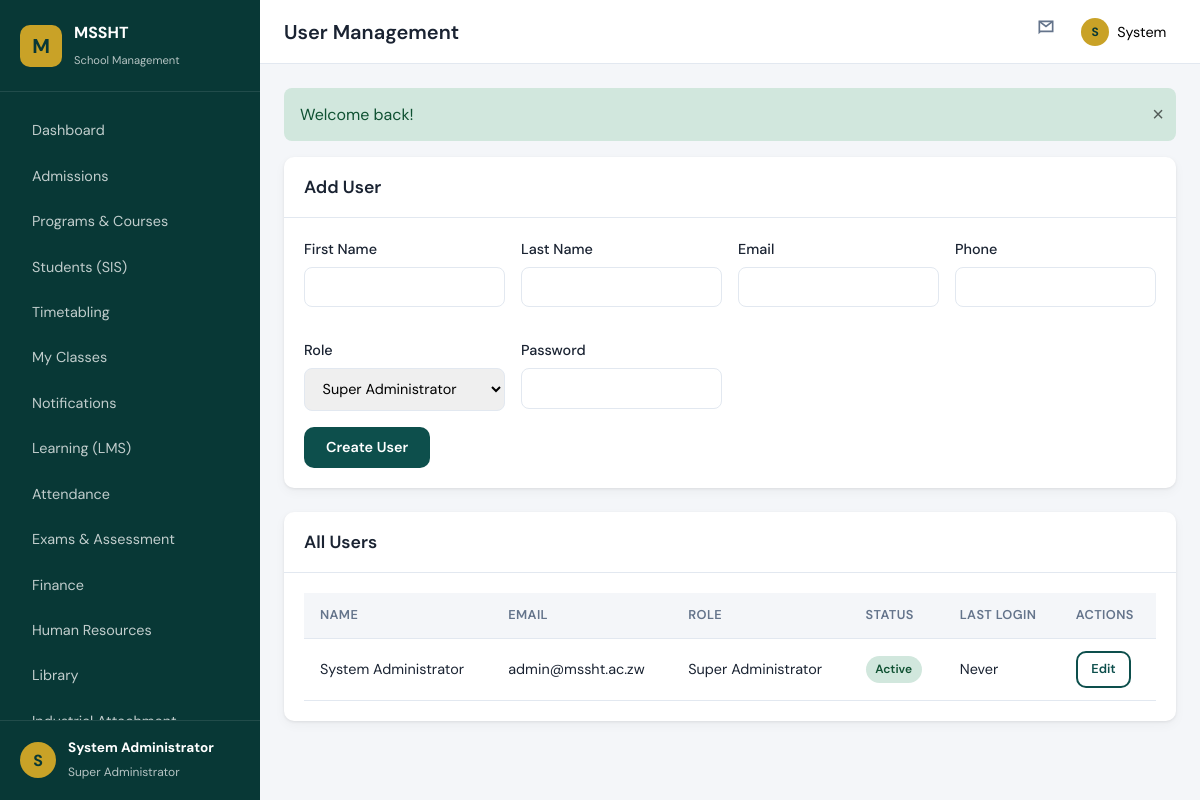
The app's page /modules/users/index.php (signed in) with its own data.
### tables this page shows
CREATE TABLE user_profiles (
    id INT UNSIGNED AUTO_INCREMENT PRIMARY KEY,
    user_id INT UNSIGNED NOT NULL UNIQUE,
    first_name VARCHAR(80) NOT NULL,
    last_name VARCHAR(80) NOT NULL,
    phone VARCHAR(30) NULL,
    gender ENUM('male', 'female', 'other') NULL,
    date_of_birth DATE NULL,
    national_id VARCHAR(50) NULL,
    address TEXT NULL,
    avatar VARCHAR(255) NULL,
    FOREIGN KEY (user_id) REFERENCES users(id) ON DELETE CASCADE
);

CREATE TABLE users (
    id INT UNSIGNED AUTO_INCREMENT PRIMARY KEY,
    email VARCHAR(150) NOT NULL UNIQUE,
    password_hash VARCHAR(255) NOT NULL,
    role ENUM(
        'super_admin', 'registrar', 'finance', 'lecturer',
        'student', 'hod', 'librarian', 'external_examiner'
    ) NOT NULL,
    status ENUM('active', 'inactive', 'suspended') DEFAULT 'active',
    must_change_password TINYINT(1) NOT NULL DEFAULT 0,
    last_login DATETIME NULL,
    created_at TIMESTAMP DEFAULT CURRENT_TIMESTAMP,
    updated_at TIMESTAMP DEFAULT CURRENT_TIMESTAMP ON UPDATE CURRENT_TIMESTAMP,
    INDEX idx_role (role),
    INDEX idx_status (status)
);

### includes/auth.php (called while the page is built, shortened)
<?php
function isLoggedIn(): bool
{
    return !empty($_SESSION['user_id']);
}
function currentUser(): ?array
{
    return $_SESSION['user'] ?? null;
}

### modules/users/index.php (the view, shortened to what this page needs)
<?php
$pageTitle = 'User Management';
$db = getDB();
$users = $db->query(
    'SELECT u.*, p.first_name, p.last_name FROM users u
     JOIN user_profiles p ON p.user_id = u.id ORDER BY u.created_at DESC'
)->fetchAll();
require_once __DIR__ . '/../../includes/header.php';
?>
<div class="card">
    <div class="card-header"><h2>Add User</h2></div>
    <div class="card-body">
        <form method="post">
            <div class="form-row">
                <div class="form-group"><label>First Name</label><input name="first_name" required></div>
                <div class="form-group"><label>Last Name</label><input name="last_name" required></div>
                <div class="form-group"><label>Email</label><input type="email" name="email" required></div>
                <div class="form-group"><label>Phone</label><input name="phone"></div>
                <div class="form-group">
                    <label>Role</label>
                    <select name="role" required>
                        <?php foreach (ROLES as $key => $label): ?>
                        <option value="<?= $key ?>"><?= e($label) ?></option>
                        <?php endforeach; ?>
                    </select>
                </div>
                <div class="form-group"><label>Password</label><input type="password" name="password" required minlength="8"></div>
            </div>
            <button type="submit" class="btn btn-primary">Create User</button>
        </form>
    </div>
</div>
<div class="card">
    <div class="card-header"><h2>All Users</h2></div>
    <div class="card-body table-wrap">
        <table class="data-table">
            <thead><tr><th>Name</th><th>Email</th><th>Role</th><th>Status</th><th>Last Login</th><th>Actions</th></tr></thead>
            <tbody>
            <?php foreach ($users as $u): ?>
            <tr>
                <td><?= e($u['first_name'] . ' ' . $u['last_name']) ?></td>
                <td><?= e($u['email']) ?></td>
                <td><?= e(ROLES[$u['role']] ?? $u['role']) ?></td>
                <td><?= statusBadge($u['status']) ?></td>
                <td><?= $u['last_login'] ? formatDate($u['last_login'], 'd M Y H:i') : 'Never' ?></td>
                <td><a href="edit.php?id=<?= (int)$u['id'] ?>" class="btn btn-sm btn-outline">Edit</a></td>
            </tr>
            <?php endforeach; ?>
            </tbody>
        </table>
    </div>
</div>
<?php require_once __DIR__ . '/../../includes/footer.php'; ?>

### includes/header.php (shortened to what this page needs)
<?php
$currentUser = currentUser();
$roleLabel = ROLES[$currentUser['role'] ?? ''] ?? 'User';
$pageTitle = $pageTitle ?? 'Dashboard';
$tag = 'div';
?>
<!DOCTYPE html>
<html lang="en">
<head>
    <link rel="stylesheet" href="<?= asset('css/main.css') ?>">
</head>
<body class="app-body">
    <<?= $tag ?> class="app-wrapper">
        <aside class="sidebar" id="sidebar">
            <<?= $tag ?> class="sidebar-brand">
                <a href="<?= url('dashboard.php') ?>" class="brand-link">
                    <span class="brand-icon">M</span>
                    <span class="brand-text">
                        <strong>MSSHT</strong>
                        <small>School Management</small>
                    </span>
                </a>
            </<?= $tag ?>>
            <nav class="sidebar-nav">
                <?php include __DIR__ . '/navigation.php'; ?>
            </nav>
            <<?= $tag ?> class="sidebar-footer">
                <<?= $tag ?> class="user-mini">
                    <span class="user-avatar"><?= strtoupper(substr($currentUser['first_name'] ?? 'U', 0, 1)) ?></span>
                    <<?= $tag ?> class="user-info">
                        <strong><?= e(($currentUser['first_name'] ?? '') . ' ' . ($currentUser['last_name'] ?? '')) ?></strong>
                        <small><?= e($roleLabel) ?></small>
                    </<?= $tag ?>>
                </<?= $tag ?>>
            </<?= $tag ?>>
        </aside>
        <<?= $tag ?> class="main-content">
            <header class="topbar">
                <h1 class="page-heading"><?= e($pageTitle) ?></h1>
                <<?= $tag ?> class="topbar-actions">
                    <a href="<?= moduleUrl('messages') ?>" class="btn-icon" title="Messages">
                        <svg width="20" height="20" viewBox="0 0 24 24" fill="none" stroke="currentColor" stroke-width="2"><path d="M4 4h16v12H5.17L4 17.17V4z"/><path d="m4 4 8 6 8-6"/></svg>
                    </a>
                    <<?= $tag ?> class="dropdown">
                        <button type="button" class="btn-user dropdown-toggle" id="userMenuBtn">
                            <span class="user-avatar-sm"><?= strtoupper(substr($currentUser['first_name'] ?? 'U', 0, 1)) ?></span>
                            <span><?= e($currentUser['first_name'] ?? 'User') ?></span>
                        </button>
                    </<?= $tag ?>>
                </<?= $tag ?>>
            </header>
            <main class="page-content">
                <?php $flash = getFlash(); if ($flash): ?>
                <<?= $tag ?> class="alert alert-<?= e($flash['type']) ?> alert-dismissible">
                    <?= e($flash['message']) ?>
                    <button type="button" class="alert-close">&times;</button>
                </<?= $tag ?>>
                <?php endif; ?>

### includes/helpers.php (shortened to what this page needs)
<?php
function e(?string $value): string
{
    return htmlspecialchars($value ?? '', ENT_QUOTES, 'UTF-8');
}
function url(string $path = ''): string
{
    return rtrim(APP_URL, '/') . '/' . ltrim($path, '/');
}
function asset(string $path): string
{
    return url('assets/' . ltrim($path, '/'));
}
function moduleUrl(string $module, string $action = 'index'): string
{
    return url('modules/' . $module . '/' . $action . '.php');
}
function getFlash(): ?array
{
    if (!empty($_SESSION['flash'])) {
        $flash = $_SESSION['flash'];
        return $flash;
    }
    return null;
}
function statusBadge(string $status): string
{
    $map = [
        'pending'      => 'badge-warning',
        'under_review' => 'badge-info',
        'approved'     => 'badge-success',
        'rejected'     => 'badge-danger',
        'active'       => 'badge-success',
        'inactive'     => 'badge-secondary',
        'paid'         => 'badge-success',
        'partial'      => 'badge-warning',
        'overdue'      => 'badge-danger',
        'open'         => 'badge-success',
        'closed'       => 'badge-secondary',
    ];
    $class = $map[$status] ?? 'badge-secondary';
    return '<span class="badge ' . $class . '">' . e(ucfirst(str_replace('_', ' ', $status))) . '</span>';
}

### records on screen
user_profiles: first_name "S", first_name+last_name "System Administrator", user.role "Super Administrator", first_name "System", user.email "admin@mssht.ac.zw", user.status "Active"

### other values on screen
$item['label'] "Dashboard"
$item['label'] "Admissions"
$item['label'] "Programs & Courses"
$item['label'] "Students (SIS)"
$item['label'] "Timetabling"
$item['label'] "My Classes"
$item['label'] "Notifications"
$item['label'] "Learning (LMS)"
$item['label'] "Attendance"
$item['label'] "Exams & Assessment"
$item['label'] "Finance"
$item['label'] "Human Resources"
$item['label'] "Library"
$pageTitle "User Management"
$flash['message'] "Welcome back!"
